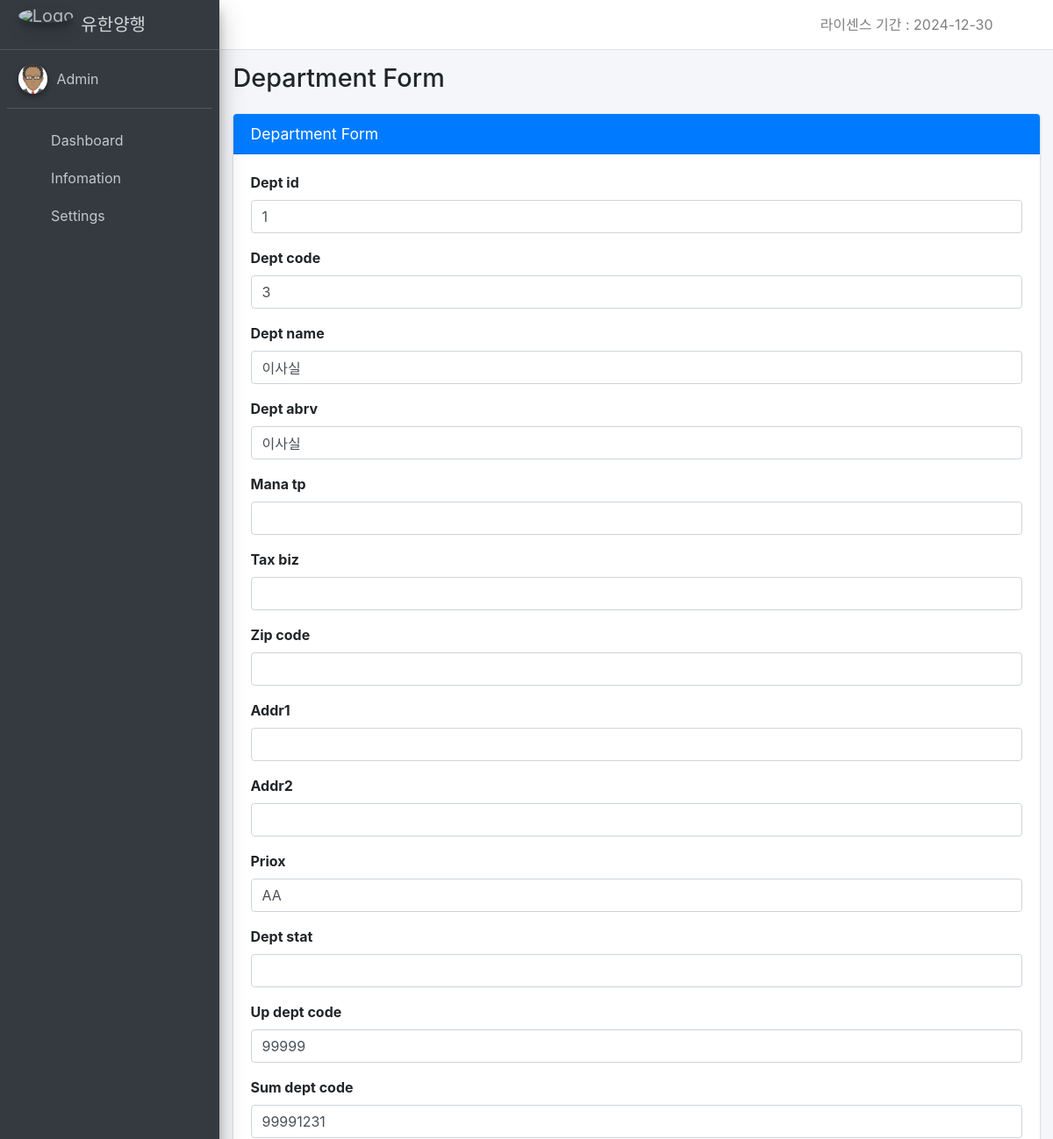
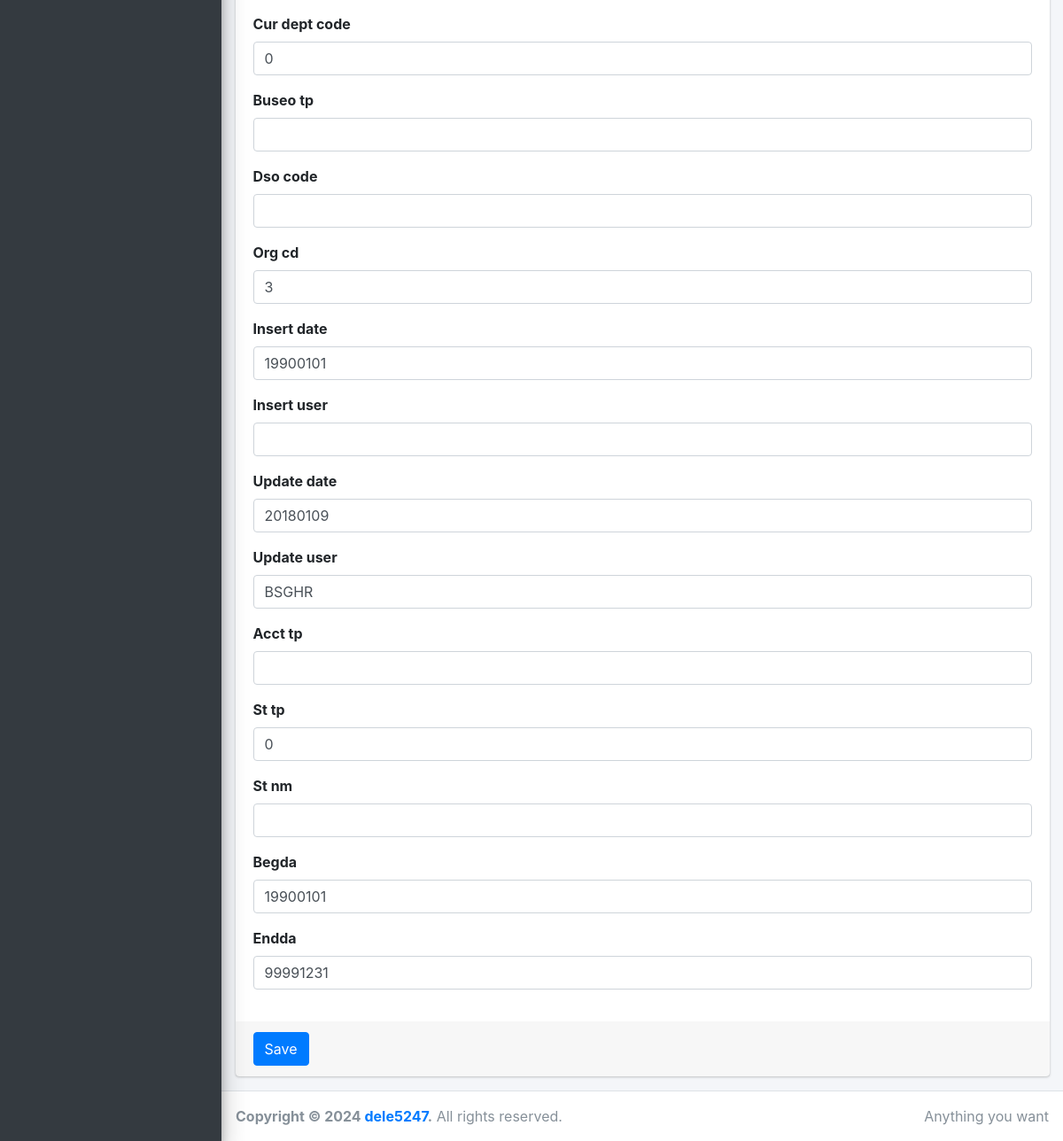
The page /department_form/248/ on the database its author committed (2 pictures, top to bottom).
### insa/models.py (models this page shows)
class Department(models.Model):
    id = models.AutoField(primary_key=True)
    dept_id = models.CharField(max_length=255, null=True)
    dept_code = models.IntegerField()
    dept_name = models.CharField(max_length=255)
    dept_abrv = models.CharField(max_length=255)
    mana_tp = models.CharField(max_length=255, blank=True, null=True)
    tax_biz = models.CharField(max_length=255, blank=True, null=True)
    zip_code = models.CharField(max_length=255, blank=True, null=True)
    addr1 = models.CharField(max_length=255, blank=True, null=True)
    addr2 = models.CharField(max_length=255, blank=True, null=True)
    priox = models.CharField(max_length=255, blank=True, null=True)
    dept_stat = models.CharField(max_length=255, blank=True, null=True)
    up_dept_code = models.CharField(max_length=255, blank=True, null=True)
    sum_dept_code = models.CharField(max_length=255, blank=True, null=True)
    cur_dept_code = models.CharField(max_length=255, blank=True, null=True)
    buseo_tp = models.CharField(max_length=255, blank=True, null=True)
    dso_code = models.CharField(max_length=255, blank=True, null=True)
    org_cd = models.CharField(max_length=255, blank=True, null=True)
    insert_date = models.CharField(max_length=255)
    insert_user = models.CharField(max_length=255, blank=True, null=True)
    update_date = models.CharField(max_length=255)
    update_user = models.CharField(max_length=255, blank=True, null=True)
    acct_tp = models.CharField(max_length=255, blank=True, null=True)
    st_tp = models.CharField(max_length=255, blank=True, null=True)
    st_nm = models.CharField(max_length=255, blank=True, null=True)
    begda = models.CharField(max_length=255)
    endda = models.CharField(max_length=255)

### insa/views.py (the view)
# urls.py: path('department_form/', views.department_form, name='department_form'),
def department_form(request, id=None):
    if id:
        department = get_object_or_404(Department, id=id)
    else:
        department = None
    if request.method == 'POST':
        form = DepartmentForm(request.POST, instance=department)
        if form.is_valid():
            form.save()
            return redirect('department_table_page')
    else:
        form = DepartmentForm(instance=department)
    return render(request, 'department_form.html', {'form': form, 'sets': sets, 'license_expiry_date': check_license()})

### insa/forms.py
class DepartmentForm(forms.ModelForm):
    class Meta:
        model = Department
        fields = '__all__'
        widgets = {
            field.name: forms.TextInput(attrs={'class': 'form-control'}) for field in Department._meta.fields
        }

### insa/templatetags/menu_tags.py (called while the page is built)
@register.simple_tag
def active(request, pattern):
    import re
    if re.search(pattern, request.path):
        return 'active'
    return ''

### insa/views.py (called while the page is built)
def check_license():
    setting = Setting.objects.get(site_name='AD_SETTINGS')
    license_key = setting.license_key
    shift=3
    try:
        base64_bytes = license_key.encode('utf-8')
        encrypted_date_bytes = base64.b64decode(base64_bytes)
        encrypted_date = encrypted_date_bytes.decode('utf-8')
        parts = encrypted_date.split('-')
        decrypted_date = ''
        for part in parts:
            decrypted_part = ''
            for char in part:
                decrypted_part += chr((ord(char) - ord('0') - shift) % 10 + ord('0'))
            decrypted_date += decrypted_part + '-'
        decrypted_date = decrypted_date.rstrip('-')
        expiry_date = datetime.datetime.strptime(decrypted_date, '%Y-%m-%d').date()
        return "라이센스 기간 : " + str(expiry_date)
    except:
        return "유효한 라이센스가 아니거나 잘못된 키입니다."

### templates/department_form.html (shortened to what this page needs)
{% extends 'base.html' %}
{% block content %}
<div class="content-header">
    <div class="container-fluid">
        <div class="row mb-2">
            <div class="col-sm-6">
                <h1 class="m-0">Department Form</h1>
            </div>
        </div>
    </div>
</div>
<div class="content">
    <div class="container-fluid">
        <div class="row">
            <div class="col-lg-12">
                <div class="card card-primary">
                    <div class="card-header">
                        <h3 class="card-title">Department Form</h3>
                    </div>
                    <form method="post">
                        <div class="card-body">
                            {% for field in form %}
                            <div class="form-group">
                                <label for="{{ field.id_for_label }}">{{ field.label }}</label>
                                {{ field }}
                            </div>
                            {% endfor %}
                        </div>
                        <div class="card-footer">
                            <button type="submit" class="btn btn-primary">Save</button>
                        </div>
                    </form>
                </div>
            </div>
        </div>
    </div>
</div>
{% endblock %}

### rows shown on the page
Department: form "1" "3" "이사실" "이사실" "AA" "99999" "99991231" "0" "3" "19900101" "20180109" "BSGHR" "0" "19900101" "99991231"

### other values the page prints
{{ license_expiry_date }} "라이센스 기간 : 2024-12-30"
{{ field.label }} "Dept id" "Dept code" "Dept name" "Dept abrv" "Mana tp" "Tax biz" "Zip code" "Addr1" "Addr2" "Priox" "Dept stat" "Up dept code" "Sum dept code" "Cur dept code" "Buseo tp" "Dso code" "Org cd" "Insert date" "Insert user" "Update date" "Update user" "Acct tp" "St tp" "St nm" "Begda" "Endda"
